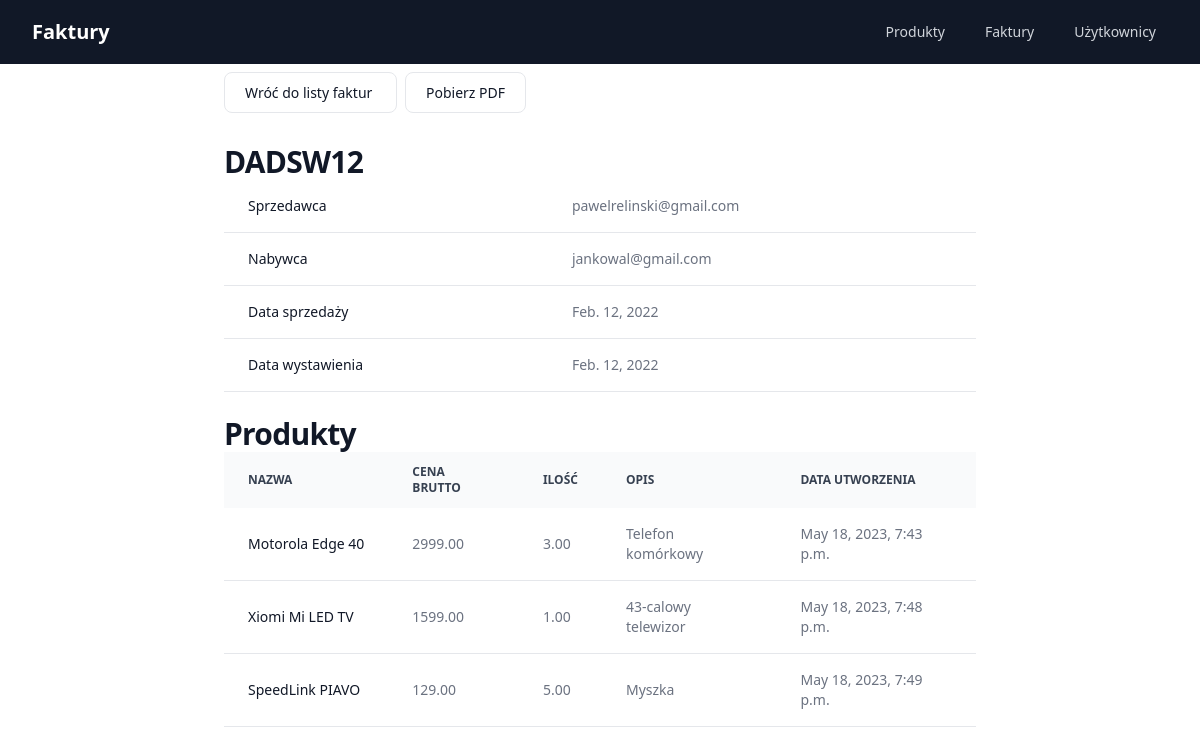
The page /invoice-detail/3/ on the database its author committed.
### core/models.py (models this page shows, shortened)
class Invoice(models.Model):
    seller = models.ForeignKey(
        User,
        on_delete=models.CASCADE,
        related_name='seller_invoices')
    purchaser = models.ForeignKey(
        User,
        on_delete=models.CASCADE,
        related_name='purchaser_invoices')
    products = models.ManyToManyField(Product)
    invoice_number = models.CharField(max_length=50)
    sale_date = models.DateField()
    date_of_issue = models.DateField()
    created_at = models.DateTimeField(auto_now_add=True)
    updated_at = models.DateTimeField(auto_now=True)

class User(models.Model):
    email = models.EmailField(unique=True)
    first_name = models.CharField(max_length=50)
    last_name = models.CharField(max_length=50)
    street_address = models.CharField(
        max_length=100,
        default='',
        null=False)
    city = models.CharField(
        max_length=50,
        default='',
        null=False)
    country = models.CharField(
        max_length=50,
        default='',
        null=False)
    postal_code = models.CharField(
        max_length=20,
        default='',
        null=False)
    contact_information = models.CharField(max_length=50)
    account_status = models.CharField(
        max_length=20,
        choices=[(status.value, status.value.title()) for status in UserAccountStatus],
        default=UserAccountStatus.ACTIVE)
    created_at = models.DateTimeField(auto_now_add=True)
    updated_at = models.DateTimeField(auto_now=True)
    def __str__(self):
        return f"{self.email}"

class Product(models.Model):
    name = models.CharField(max_length=250)
    description = models.CharField(max_length=50)
    net_price = models.DecimalField(max_digits=10, decimal_places=2, default=0, null=True)
    tax_rate = models.DecimalField(max_digits=10, decimal_places=2, default=0, null=True)
    gross_price = models.DecimalField(max_digits=10, decimal_places=2)
    amount = models.DecimalField(max_digits=10, decimal_places=2, default=1)
    created_at = models.DateTimeField(auto_now_add=True)
    updated_at = models.DateTimeField(auto_now=True)

### core/views.py (the view)
# urls.py: path('invoice-detail/<int:pk>/', views.InvoiceDetailView.as_view(), name='invoice_detail'),
class InvoiceDetailView(generic.DetailView):
    model = Invoice
    template_name = 'core/invoice/invoice_detail.html'
    context_object_name = 'invoice'

### templates/core/invoice/invoice_detail.html (shortened to what this page needs)
{% extends "core/base.html" %}
{% block content %}
    <a href="{% url 'core:invoices_list' %}"
       class="py-2.5 px-5 mr-2 mb-2 mt-10 text-sm font-medium text-gray-900 focus:outline-none bg-white rounded-lg border border-gray-200 hover:bg-gray-100 hover:text-blue-700 focus:z-10 focus:ring-4 focus:ring-gray-200 dark:focus:ring-gray-700 dark:bg-gray-800 dark:text-gray-400 dark:border-gray-600 dark:hover:text-white dark:hover:bg-gray-700">
        Wróć do listy faktur
    </a>
    <a href="{% url 'core:invoice_pdf' invoice.id %}"
       class="py-2.5 px-5 mr-2 mb-2 mt-10 text-sm font-medium text-gray-900 focus:outline-none bg-white rounded-lg border border-gray-200 hover:bg-gray-100 hover:text-blue-700 focus:z-10 focus:ring-4 focus:ring-gray-200 dark:focus:ring-gray-700 dark:bg-gray-800 dark:text-gray-400 dark:border-gray-600 dark:hover:text-white dark:hover:bg-gray-700">
        Pobierz PDF
    </a>
    <header class="mt-10">
        <div class="mx-auto max-w-7xl">
            <h1 class="text-3xl font-bold tracking-tight text-gray-900 dark:text-white">
                {{ invoice.invoice_number }}
            </h1>
        </div>
    </header>
    <main>
    <main>
        <div class="relative overflow-x-auto">
            <table class="w-full text-sm text-left text-gray-500 dark:text-gray-400">
                <tbody>
                <tr class="bg-white border-b dark:bg-gray-800 dark:border-gray-700">
                    <th scope="row" class="px-6 py-4 font-medium text-gray-900 whitespace-nowrap dark:text-white">
                        Sprzedawca
                    </th>
                    <td class="px-6 py-4">
                        {{ invoice.seller }}
                    </td>
                </tr>
                <tr class="bg-white border-b dark:bg-gray-800 dark:border-gray-700">
                    <th scope="row" class="px-6 py-4 font-medium text-gray-900 whitespace-nowrap dark:text-white">
                        Nabywca
                    </th>
                    <td class="px-6 py-4">
                        {{ invoice.purchaser }}
                    </td>
                </tr>
                <tr class="bg-white border-b dark:bg-gray-800 dark:border-gray-700">
                    <th scope="row" class="px-6 py-4 font-medium text-gray-900 whitespace-nowrap dark:text-white">
                        Data sprzedaży
                    </th>
                    <td class="px-6 py-4">
                        {{ invoice.sale_date }}
                    </td>
                </tr>
                <tr class="bg-white border-b dark:bg-gray-800 dark:border-gray-700">
                    <th scope="row" class="px-6 py-4 font-medium text-gray-900 whitespace-nowrap dark:text-white">
                        Data wystawienia
                    </th>
                    <td class="px-6 py-4">
                        {{ invoice.date_of_issue }}
                    </td>
                </tr>
                </tbody>
            </table>
        </div>
        <br>
        <h1 class="text-3xl font-bold tracking-tight text-gray-900 dark:text-white">
            Produkty
        </h1>
        {% if invoice.products.all %}
            <div class="relative overflow-x-auto">
                <table class="w-full text-sm text-left text-gray-500 dark:text-gray-400">
                    <thead class="text-xs text-gray-700 uppercase bg-gray-50 dark:bg-gray-700 dark:text-gray-400">
                    <tr>
                        <th scope="col" class="px-6 py-3">
                            Nazwa
                        </th>
                        <th scope="col" class="px-6 py-3">
                            Cena brutto
                        </th>
                        <th scope="col" class="px-6 py-3">
                            Ilość
                        </th>
                        <th scope="col" class="px-6 py-3">
                            Opis
                        </th>
                        <th scope="col" class="px-6 py-3">
                            Data utworzenia
                        </th>
                    </tr>
                    </thead>
                    <tbody>
                    {% for product in invoice.products.all %}
                        <tr class="bg-white border-b dark:bg-gray-800 dark:border-gray-700">
                            <th scope="row"
                                class="px-6 py-4 font-medium text-gray-900 whitespace-nowrap dark:text-white">
                                {{ product.name }}
                            </th>
                            <td class="px-6 py-4">
                                {{ product.gross_price }}
                            </td>
                            <td class="px-6 py-4">
                                {{ product.amount }}
                            </td>
                            <td class="px-6 py-4">
                                {{ product.description }}
                            </td>
                            <td class="px-6 py-4">
                                {{ product.created_at }}
                            </td>
                        </tr>
                    {% endfor %}
                    </tbody>
                </table>
            </div>
        {% else %}
            <p class="font-normal text-gray-700 dark:text-gray-400">
                Brak produktów
            </p>
        {% endif %}
    </main>
{% endblock %}

### static/core/style.css (style rules this page uses)
h1 { color: red; }

### rows shown on the page
Invoice: invoice_number "DADSW12", seller "pawelrelinski@gmail.com", purchaser "jankowal@gmail.com", sale_date "Feb. 12, 2022", date_of_issue "Feb. 12, 2022"
Product: name "Motorola Edge 40", gross_price "2999.00", amount "3.00", description "Telefon komórkowy", created_at "May 18, 2023, 7:43 p.m."
Product: name "Xiomi Mi LED TV", gross_price "1599.00", amount "1.00", description "43-calowy telewizor", created_at "May 18, 2023, 7:48 p.m."
Product: name "SpeedLink PIAVO", gross_price "129.00", amount "5.00", description "Myszka", created_at "May 18, 2023, 7:49 p.m."
